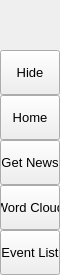
        <widget class="QFrame" name="leftMenuBg">
         <property name="minimumSize">
          <size>
           <width>60</width>
           <height>0</height>
          </size>
         </property>
         <property name="maximumSize">
          <size>
           <width>60</width>
           <height>16777215</height>
          </size>
         </property>
         <property name="frameShape">
          <enum>QFrame::NoFrame</enum>
         </property>
         <property name="frameShadow">
          <enum>QFrame::Raised</enum>
         </property>
         <layout class="QVBoxLayout" name="verticalLayout_3">
          <property name="spacing">
           <number>0</number>
          </property>
          <property name="leftMargin">
           <number>0</number>
          </property>
          <property name="topMargin">
           <number>0</number>
          </property>
          <property name="rightMargin">
           <number>0</number>
          </property>
          <property name="bottomMargin">
           <number>0</number>
          </property>
          <item>
           <widget class="QFrame" name="topLogoInfo">
            <property name="minimumSize">
             <size>
              <width>0</width>
              <height>50</height>
             </size>
            </property>
            <property name="maximumSize">
             <size>
              <width>16777215</width>
              <height>50</height>
             </size>
            </property>
            <property name="frameShape">
             <enum>QFrame::NoFrame</enum>
            </property>
            <property name="frameShadow">
             <enum>QFrame::Raised</enum>
            </property>
            <widget class="QFrame" name="topLogo">
             <property name="geometry">
              <rect>
               <x>10</x>
               <y>0</y>
               <width>42</width>
               <height>42</height>
              </rect>
             </property>
             <property name="minimumSize">
              <size>
               <width>42</width>
               <height>42</height>
              </size>
             </property>
             <property name="maximumSize">
              <size>
               <width>42</width>
               <height>42</height>
              </size>
             </property>
             <property name="styleSheet">
              <string notr="true">background-image: url(:/images/images/images/logo.png);
background-position: center;
</string>
             </property>
             <property name="frameShape">
              <enum>QFrame::NoFrame</enum>
             </property>
             <property name="frameShadow">
              <enum>QFrame::Raised</enum>
             </property>
            </widget>
            <widget class="QLabel" name="titleLeftApp">
             <property name="geometry">
              <rect>
               <x>70</x>
               <y>8</y>
               <width>160</width>
               <height>20</height>
              </rect>
             </property>
             <property name="font">
              <font>
               <family>Segoe UI Semibold</family>
               <pointsize>12</pointsize>
               <italic>false</italic>
               <bold>false</bold>
              </font>
             </property>
             <property name="text">
              <string>Draw On PyDracula</string>
             </property>
             <property name="alignment">
              <set>Qt::AlignLeading|Qt::AlignLeft|Qt::AlignTop</set>
             </property>
            </widget>
            <widget class="QLabel" name="titleLeftDescription">
             <property name="geometry">
              <rect>
               <x>70</x>
               <y>27</y>
               <width>160</width>
               <height>16</height>
              </rect>
             </property>
             <property name="maximumSize">
              <size>
               <width>16777215</width>
               <height>16</height>
              </size>
             </property>
             <property name="font">
              <font>
               <family>Segoe UI</family>
               <pointsize>8</pointsize>
               <italic>false</italic>
               <bold>false</bold>
              </font>
             </property>
             <property name="text">
              <string>Modern GUI / Flat Style</string>
             </property>
             <property name="alignment">
              <set>Qt::AlignLeading|Qt::AlignLeft|Qt::AlignTop</set>
             </property>
            </widget>
           </widget>
          </item>
          <item>
           <widget class="QFrame" name="leftMenuFrame">
            <property name="frameShape">
             <enum>QFrame::NoFrame</enum>
            </property>
            <property name="frameShadow">
             <enum>QFrame::Raised</enum>
            </property>
            <layout class="QVBoxLayout" name="verticalMenuLayout">
             <property name="spacing">
              <number>0</number>
             </property>
             <property name="leftMargin">
              <number>0</number>
             </property>
             <property name="topMargin">
              <number>0</number>
             </property>
             <property name="rightMargin">
              <number>0</number>
             </property>
             <property name="bottomMargin">
              <number>0</number>
             </property>
             <item>
              <widget class="QFrame" name="toggleBox">
               <property name="maximumSize">
                <size>
                 <width>16777215</width>
                 <height>45</height>
                </size>
               </property>
               <property name="frameShape">
                <enum>QFrame::NoFrame</enum>
               </property>
               <property name="frameShadow">
                <enum>QFrame::Raised</enum>
               </property>
               <layout class="QVBoxLayout" name="verticalLayout_4">
                <property name="spacing">
                 <number>0</number>
                </property>
                <property name="leftMargin">
                 <number>0</number>
                </property>
                <property name="topMargin">
                 <number>0</number>
                </property>
                <property name="rightMargin">
                 <number>0</number>
                </property>
                <property name="bottomMargin">
                 <number>0</number>
                </property>
                <item>
                 <widget class="QPushButton" name="toggleButton">
                  <property name="sizePolicy">
                   <sizepolicy hsizetype="Expanding" vsizetype="Fixed">
                    <horstretch>0</horstretch>
                    <verstretch>0</verstretch>
                   </sizepolicy>
                  </property>
                  <property name="minimumSize">
                   <size>
                    <width>0</width>
                    <height>45</height>
                   </size>
                  </property>
                  <property name="font">
                   <font>
                    <family>Segoe UI</family>
                    <pointsize>10</pointsize>
                    <italic>false</italic>
                    <bold>false</bold>
                   </font>
                  </property>
                  <property name="cursor">
                   <cursorShape>PointingHandCursor</cursorShape>
                  </property>
                  <property name="layoutDirection">
                   <enum>Qt::LeftToRight</enum>
                  </property>
                  <property name="styleSheet">
                   <string notr="true">background-image: url(:/icons/images/icons/icon_menu.png);</string>
                  </property>
                  <property name="text">
                   <string>Hide</string>
                  </property>
                 </widget>
                </item>
               </layout>
              </widget>
             </item>
             <item alignment="Qt::AlignTop">
              <widget class="QFrame" name="topMenu">
               <property name="frameShape">
                <enum>QFrame::NoFrame</enum>
               </property>
               <property name="frameShadow">
                <enum>QFrame::Raised</enum>
               </property>
               <layout class="QVBoxLayout" name="verticalLayout_8">
                <property name="spacing">
                 <number>0</number>
                </property>
                <property name="leftMargin">
                 <number>0</number>
                </property>
                <property name="topMargin">
                 <number>0</number>
                </property>
                <property name="rightMargin">
                 <number>0</number>
                </property>
                <property name="bottomMargin">
                 <number>0</number>
                </property>
                <item>
                 <widget class="QPushButton" name="btn_home">
                  <property name="sizePolicy">
                   <sizepolicy hsizetype="Expanding" vsizetype="Fixed">
                    <horstretch>0</horstretch>
                    <verstretch>0</verstretch>
                   </sizepolicy>
                  </property>
                  <property name="minimumSize">
                   <size>
                    <width>0</width>
                    <height>45</height>
                   </size>
                  </property>
                  <property name="font">
                   <font>
                    <family>Segoe UI</family>
                    <pointsize>10</pointsize>
                    <italic>false</italic>
                    <bold>false</bold>
                   </font>
                  </property>
                  <property name="cursor">
                   <cursorShape>PointingHandCursor</cursorShape>
                  </property>
                  <property name="layoutDirection">
                   <enum>Qt::LeftToRight</enum>
                  </property>
                  <property name="styleSheet">
                   <string notr="true">background-image: url(:/icons/images/icons/cil-home.png);</string>
                  </property>
                  <property name="text">
                   <string>Home</string>
                  </property>
                 </widget>
                </item>
                <item>
                 <widget class="QPushButton" name="btn_get_news">
                  <property name="sizePolicy">
                   <sizepolicy hsizetype="Expanding" vsizetype="Fixed">
                    <horstretch>0</horstretch>
                    <verstretch>0</verstretch>
                   </sizepolicy>
                  </property>
                  <property name="minimumSize">
                   <size>
                    <width>0</width>
                    <height>45</height>
                   </size>
                  </property>
                  <property name="font">
                   <font>
                    <family>Segoe UI</family>
                    <pointsize>10</pointsize>
                    <italic>false</italic>
                    <bold>false</bold>
                   </font>
                  </property>
                  <property name="cursor">
                   <cursorShape>PointingHandCursor</cursorShape>
                  </property>
                  <property name="layoutDirection">
                   <enum>Qt::LeftToRight</enum>
                  </property>
                  <property name="styleSheet">
                   <string notr="true">background-image: url(:/icons/images/icons/cil-data-transfer-down.png);</string>
                  </property>
                  <property name="text">
                   <string>Get News</string>
                  </property>
                 </widget>
                </item>
                <item>
                 <widget class="QPushButton" name="btn_cloud">
                  <property name="sizePolicy">
                   <sizepolicy hsizetype="Expanding" vsizetype="Fixed">
                    <horstretch>0</horstretch>
                    <verstretch>0</verstretch>
                   </sizepolicy>
                  </property>
                  <property name="minimumSize">
                   <size>
                    <width>0</width>
                    <height>45</height>
                   </size>
                  </property>
                  <property name="font">
                   <font>
                    <family>Segoe UI</family>
                    <pointsize>10</pointsize>
                    <italic>false</italic>
                    <bold>false</bold>
                   </font>
                  </property>
                  <property name="cursor">
                   <cursorShape>PointingHandCursor</cursorShape>
                  </property>
                  <property name="layoutDirection">
                   <enum>Qt::LeftToRight</enum>
                  </property>
                  <property name="styleSheet">
                   <string notr="true">background-image: url(:/icons/images/icons/cil-cloudy.png);</string>
                  </property>
                  <property name="text">
                   <string>Word Cloud</string>
                  </property>
                 </widget>
                </item>
                <item>
                 <widget class="QPushButton" name="btn_event">
                  <property name="sizePolicy">
                   <sizepolicy hsizetype="Expanding" vsizetype="Fixed">
                    <horstretch>0</horstretch>
                    <verstretch>0</verstretch>
                   </sizepolicy>
                  </property>
                  <property name="minimumSize">
                   <size>
                    <width>0</width>
                    <height>45</height>
                   </size>
                  </property>
                  <property name="font">
                   <font>
                    <family>Segoe UI</family>
                    <pointsize>10</pointsize>
                    <italic>false</italic>
                    <bold>false</bold>
                   </font>
                  </property>
                  <property name="cursor">
                   <cursorShape>PointingHandCursor</cursorShape>
                  </property>
                  <property name="layoutDirection">
                   <enum>Qt::LeftToRight</enum>
                  </property>
                  <property name="styleSheet">
                   <string notr="true">background-image: url(:/icons/images/icons/cil-3d.png);</string>
                  </property>
                  <property name="text">
                   <string>Event List</string>
                  </property>
                 </widget>
                </item>
               </layout>
              </widget>
             </item>
            </layout>
           </widget>
          </item>
         </layout>
        </widget>
